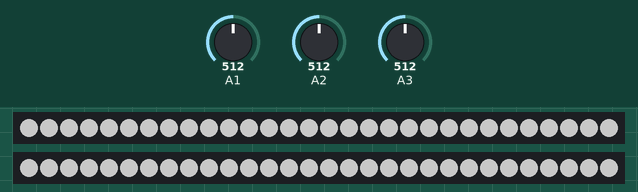
Recording of a sketch running on a simulated Arduino Uno, built with avr-gcc and run on an emulated ATmega328P. Shown: 2 × 30 RGB LEDs in strip order, left to right. The inputs (shaded band) are chosen by the test bench; at power-on: A2 = 512, A3 = 512, A1 = 512. Dim RGB values are drawn brighter than linear; what the sketch prints to the serial monitor is not drawn.

Above: at 1.2 s.
1.3 s: A2 set to 122
At 1.51 s:
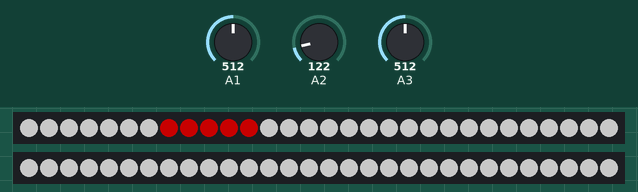
3.6 s: A3 set to 481
6.6 s: A3 set to 446
At 8.22 s:
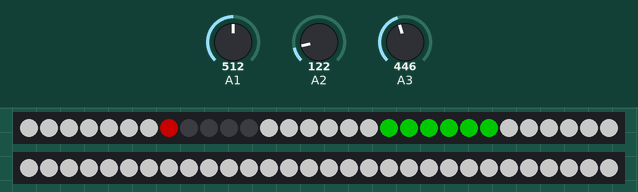
9.6 s: A3 set to 122
At 10.62 s:
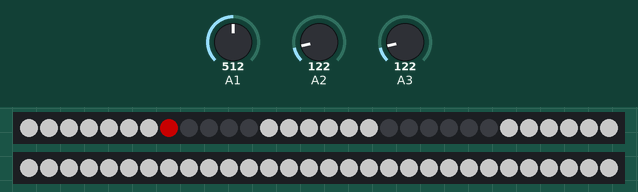
12.3 s: A1 set to 716
At 12.69 s:
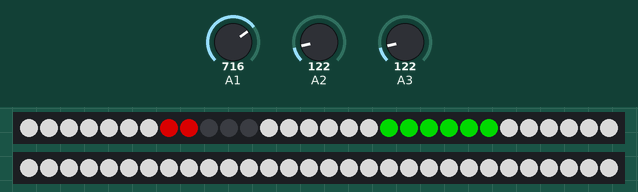
13.8 s: A2 set to 0
At 15.64 s:
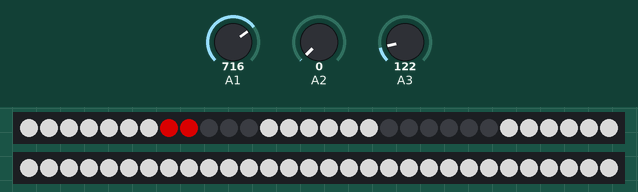
Timing chart, 0 to 16.4 s (numbered marks = the images above; inputs shaded):
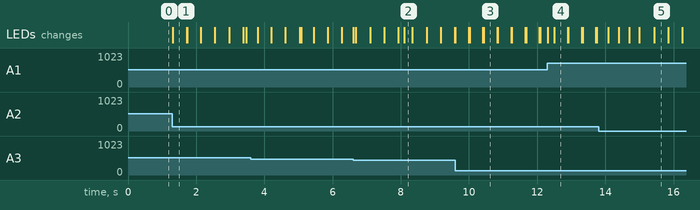

The sketch:

CE2023_panel1.ino
```cpp
#include <Adafruit_NeoPixel.h>
#include <Bounce2.h>


#define LED_PIN1    9
#define LED_COUNT1  30

#define LED_PIN2    10
#define LED_COUNT2  30

#define ANIM1_LED 11  // Don't forget to start at 0
#define ANIM1_SIZE 5

#define ANIM2_LED 18
#define ANIM2_SIZE 3


int flashSpeed1 = 100;
int flashSpeed2 = 100;
int brightness = 50;

Adafruit_NeoPixel strip1(LED_COUNT1, LED_PIN1, NEO_GRB + NEO_KHZ400);
Adafruit_NeoPixel strip2(LED_COUNT2, LED_PIN2, NEO_GRB + NEO_KHZ400);


unsigned long lastChange1, lastChange2;

int anim1, anim2 = 0;

uint32_t colour = strip1.Color(255,255,255);
uint32_t blank = strip1.Color(0,0,0);
uint32_t anim1_colour = strip1.Color(255,0,0);
uint32_t anim2_colour = strip1.Color(0,255,0);

void setup() {

  Serial.begin(115200);

  strip1.begin();
  strip2.begin();

  strip1.setBrightness(20);
  strip2.setBrightness(20);
  for(int i=0; i<strip1.numPixels(); i++)
  {
    strip1.setPixelColor(i, colour);
  }

  for(int i=0; i<strip2.numPixels(); i++)
  {
    strip2.setPixelColor(i, colour);
  }

  strip1.show();
  strip2.show();

}

void loop() {


  brightness = map(analogRead(A1), 0, 1024, 1, 200);
  flashSpeed1 = map(analogRead(A2), 0, 890, 0, 3000);
  flashSpeed2 = map(analogRead(A3), 0, 890, 0, 3000);

  strip1.setBrightness(brightness);
  strip2.setBrightness(brightness);


  if (millis() > lastChange1 + flashSpeed1) {

    for(int i=0; i<ANIM1_SIZE; i++)
    {
      Serial.println(anim1);
      if (i < anim1) {
        strip1.setPixelColor(ANIM1_LED - i, blank);
      } else {
        strip1.setPixelColor(ANIM1_LED - i, anim1_colour);
      }
    }
    anim1++;
    if (anim1 > ANIM1_SIZE)
      anim1 = 0;

    lastChange1 = millis();
  }


  if (millis() > lastChange2 + flashSpeed2) {

    for(int i=0; i<ANIM2_SIZE; i++)
    {
      Serial.println(anim2);
      if (i < anim2) {
        strip1.setPixelColor(ANIM2_LED + i, blank);
        strip1.setPixelColor(ANIM2_LED +ANIM2_SIZE + i, blank);
      } else {
        strip1.setPixelColor(ANIM2_LED + i, anim2_colour);
        strip1.setPixelColor(ANIM2_LED + ANIM2_SIZE + i, anim2_colour);
      }
    }
    anim2++;
    if (anim2 > ANIM2_SIZE)
      anim2 = 0;


    lastChange2 = millis();
  }

  strip1.show();
  strip2.show();
}
```

Measured:
- the behaviour switches between 465 and 464 on A3 (found by bisection; images 1 and 2)
- after the input at 1.3 s, the LEDs: change at once (image 1)
- what the display in image 5 shows lasts 0.4 s, from 15.4 s to 15.8 s
